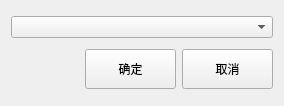
<?xml version="1.0" encoding="UTF-8"?>
<ui version="4.0">
 <class>special_dispose</class>
 <widget class="QDialog" name="special_dispose">
  <property name="geometry">
   <rect>
    <x>0</x>
    <y>0</y>
    <width>284</width>
    <height>106</height>
   </rect>
  </property>
  <property name="windowTitle">
   <string>Dialog</string>
  </property>
  <layout class="QVBoxLayout" name="verticalLayout">
   <item>
    <widget class="lds_ComboBox" name="comboBox"/>
   </item>
   <item>
    <layout class="QHBoxLayout" name="horizontalLayout">
     <item>
      <spacer name="horizontalSpacer">
       <property name="orientation">
        <enum>Qt::Horizontal</enum>
       </property>
       <property name="sizeHint" stdset="0">
        <size>
         <width>40</width>
         <height>20</height>
        </size>
       </property>
      </spacer>
     </item>
     <item>
      <widget class="lds_toolbar_button" name="pushButton_4">
       <property name="sizePolicy">
        <sizepolicy hsizetype="Fixed" vsizetype="Fixed">
         <horstretch>0</horstretch>
         <verstretch>0</verstretch>
        </sizepolicy>
       </property>
       <property name="minimumSize">
        <size>
         <width>91</width>
         <height>40</height>
        </size>
       </property>
       <property name="focusPolicy">
        <enum>Qt::NoFocus</enum>
       </property>
       <property name="text">
        <string>确定</string>
       </property>
       <property name="outer_stylesheet" stdset="0">
        <string>pushbutton</string>
       </property>
      </widget>
     </item>
     <item>
      <widget class="lds_toolbar_button" name="pushButton_5">
       <property name="sizePolicy">
        <sizepolicy hsizetype="Fixed" vsizetype="Fixed">
         <horstretch>0</horstretch>
         <verstretch>0</verstretch>
        </sizepolicy>
       </property>
       <property name="minimumSize">
        <size>
         <width>91</width>
         <height>40</height>
        </size>
       </property>
       <property name="focusPolicy">
        <enum>Qt::NoFocus</enum>
       </property>
       <property name="text">
        <string>取消</string>
       </property>
       <property name="outer_stylesheet" stdset="0">
        <string>pushbutton</string>
       </property>
      </widget>
     </item>
    </layout>
   </item>
  </layout>
 </widget>
 <customwidgets>
  <customwidget>
   <class>lds_ComboBox</class>
   <extends>QComboBox</extends>
   <header>lds_combobox.h</header>
  </customwidget>
  <customwidget>
   <class>lds_toolbar_button</class>
   <extends>QPushButton</extends>
   <header>lds_toolbar_button.h</header>
  </customwidget>
 </customwidgets>
 <resources/>
 <connections/>
</ui>
